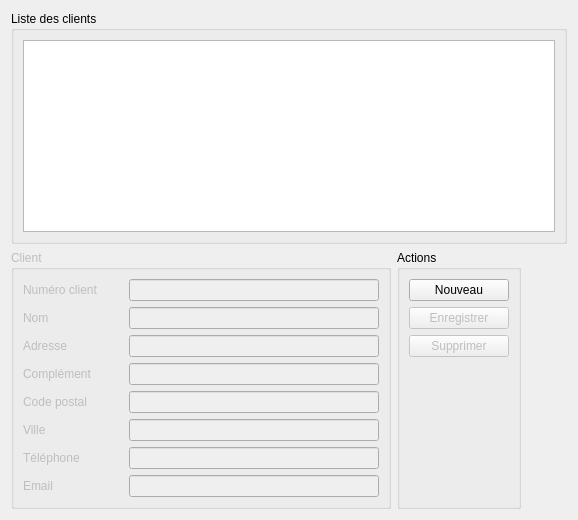
      <widget class="QWidget" name="tClient">
       <attribute name="title">
        <string>Clients</string>
       </attribute>
       <layout class="QGridLayout" name="gridLayout_4">
        <item row="0" column="0" colspan="3">
         <widget class="QGroupBox" name="clGroupBox">
          <property name="title">
           <string>Liste des clients</string>
          </property>
          <layout class="QGridLayout" name="gridLayout_5">
           <item row="0" column="0">
            <widget class="QTableView" name="cList">
             <property name="autoScrollMargin">
              <number>10</number>
             </property>
             <property name="editTriggers">
              <set>QAbstractItemView::DoubleClicked</set>
             </property>
             <property name="alternatingRowColors">
              <bool>true</bool>
             </property>
             <property name="selectionMode">
              <enum>QAbstractItemView::SingleSelection</enum>
             </property>
             <property name="horizontalScrollMode">
              <enum>QAbstractItemView::ScrollPerPixel</enum>
             </property>
             <property name="sortingEnabled">
              <bool>true</bool>
             </property>
             <attribute name="horizontalHeaderCascadingSectionResizes">
              <bool>false</bool>
             </attribute>
             <attribute name="verticalHeaderVisible">
              <bool>false</bool>
             </attribute>
            </widget>
           </item>
          </layout>
         </widget>
        </item>
        <item row="1" column="0">
         <widget class="QGroupBox" name="cGroupBox">
          <property name="enabled">
           <bool>false</bool>
          </property>
          <property name="minimumSize">
           <size>
            <width>0</width>
            <height>0</height>
           </size>
          </property>
          <property name="maximumSize">
           <size>
            <width>1000</width>
            <height>1000</height>
           </size>
          </property>
          <property name="title">
           <string>Client</string>
          </property>
          <layout class="QFormLayout" name="formLayout_2">
           <property name="fieldGrowthPolicy">
            <enum>QFormLayout::AllNonFixedFieldsGrow</enum>
           </property>
           <item row="3" column="0">
            <widget class="QLabel" name="label_13">
             <property name="text">
              <string>Adresse</string>
             </property>
            </widget>
           </item>
           <item row="4" column="0">
            <widget class="QLabel" name="label_12">
             <property name="text">
              <string>Complément</string>
             </property>
            </widget>
           </item>
           <item row="4" column="1">
            <widget class="QLineEdit" name="cAdress2">
             <property name="minimumSize">
              <size>
               <width>250</width>
               <height>0</height>
              </size>
             </property>
             <property name="maximumSize">
              <size>
               <width>250</width>
               <height>16777215</height>
              </size>
             </property>
            </widget>
           </item>
           <item row="5" column="0">
            <widget class="QLabel" name="label_19">
             <property name="text">
              <string>Code postal</string>
             </property>
            </widget>
           </item>
           <item row="5" column="1">
            <widget class="QLineEdit" name="cZip">
             <property name="minimumSize">
              <size>
               <width>250</width>
               <height>0</height>
              </size>
             </property>
             <property name="maximumSize">
              <size>
               <width>250</width>
               <height>16777215</height>
              </size>
             </property>
            </widget>
           </item>
           <item row="6" column="0">
            <widget class="QLabel" name="label_20">
             <property name="text">
              <string>Ville</string>
             </property>
            </widget>
           </item>
           <item row="6" column="1">
            <widget class="QLineEdit" name="cCity">
             <property name="minimumSize">
              <size>
               <width>250</width>
               <height>0</height>
              </size>
             </property>
             <property name="maximumSize">
              <size>
               <width>250</width>
               <height>16777215</height>
              </size>
             </property>
            </widget>
           </item>
           <item row="7" column="0">
            <widget class="QLabel" name="label_21">
             <property name="text">
              <string>Téléphone</string>
             </property>
            </widget>
           </item>
           <item row="7" column="1">
            <widget class="QLineEdit" name="cPhone">
             <property name="minimumSize">
              <size>
               <width>250</width>
               <height>0</height>
              </size>
             </property>
             <property name="maximumSize">
              <size>
               <width>250</width>
               <height>16777215</height>
              </size>
             </property>
            </widget>
           </item>
           <item row="8" column="0">
            <widget class="QLabel" name="label_22">
             <property name="text">
              <string>Email</string>
             </property>
            </widget>
           </item>
           <item row="8" column="1">
            <widget class="QLineEdit" name="cMail">
             <property name="minimumSize">
              <size>
               <width>250</width>
               <height>0</height>
              </size>
             </property>
             <property name="maximumSize">
              <size>
               <width>250</width>
               <height>16777215</height>
              </size>
             </property>
            </widget>
           </item>
           <item row="3" column="1">
            <widget class="QLineEdit" name="cAdress">
             <property name="minimumSize">
              <size>
               <width>250</width>
               <height>0</height>
              </size>
             </property>
             <property name="maximumSize">
              <size>
               <width>250</width>
               <height>16777215</height>
              </size>
             </property>
            </widget>
           </item>
           <item row="2" column="1">
            <widget class="QLineEdit" name="cName">
             <property name="minimumSize">
              <size>
               <width>250</width>
               <height>0</height>
              </size>
             </property>
             <property name="maximumSize">
              <size>
               <width>250</width>
               <height>16777215</height>
              </size>
             </property>
            </widget>
           </item>
           <item row="2" column="0">
            <widget class="QLabel" name="label_11">
             <property name="text">
              <string>Nom</string>
             </property>
            </widget>
           </item>
           <item row="1" column="1">
            <widget class="QLineEdit" name="cId">
             <property name="enabled">
              <bool>false</bool>
             </property>
             <property name="minimumSize">
              <size>
               <width>250</width>
               <height>0</height>
              </size>
             </property>
             <property name="maximumSize">
              <size>
               <width>250</width>
               <height>16777215</height>
              </size>
             </property>
            </widget>
           </item>
           <item row="1" column="0">
            <widget class="QLabel" name="label_10">
             <property name="minimumSize">
              <size>
               <width>100</width>
               <height>0</height>
              </size>
             </property>
             <property name="text">
              <string>Numéro client</string>
             </property>
            </widget>
           </item>
          </layout>
         </widget>
        </item>
        <item row="1" column="1">
         <widget class="QGroupBox" name="actGroupBox">
          <property name="minimumSize">
           <size>
            <width>0</width>
            <height>0</height>
           </size>
          </property>
          <property name="maximumSize">
           <size>
            <width>150</width>
            <height>300</height>
           </size>
          </property>
          <property name="title">
           <string>Actions</string>
          </property>
          <layout class="QFormLayout" name="formLayout_5">
           <property name="fieldGrowthPolicy">
            <enum>QFormLayout::AllNonFixedFieldsGrow</enum>
           </property>
           <item row="0" column="0" colspan="2">
            <widget class="QPushButton" name="cNew">
             <property name="minimumSize">
              <size>
               <width>100</width>
               <height>0</height>
              </size>
             </property>
             <property name="maximumSize">
              <size>
               <width>100</width>
               <height>16777215</height>
              </size>
             </property>
             <property name="text">
              <string>Nouveau</string>
             </property>
            </widget>
           </item>
           <item row="1" column="0" colspan="2">
            <widget class="QPushButton" name="cSave">
             <property name="enabled">
              <bool>false</bool>
             </property>
             <property name="minimumSize">
              <size>
               <width>100</width>
               <height>0</height>
              </size>
             </property>
             <property name="maximumSize">
              <size>
               <width>100</width>
               <height>16777215</height>
              </size>
             </property>
             <property name="text">
              <string>Enregistrer</string>
             </property>
            </widget>
           </item>
           <item row="2" column="0" colspan="2">
            <widget class="QPushButton" name="cDel">
             <property name="enabled">
              <bool>false</bool>
             </property>
             <property name="minimumSize">
              <size>
               <width>100</width>
               <height>0</height>
              </size>
             </property>
             <property name="maximumSize">
              <size>
               <width>100</width>
               <height>16777215</height>
              </size>
             </property>
             <property name="text">
              <string>Supprimer</string>
             </property>
            </widget>
           </item>
          </layout>
         </widget>
        </item>
        <item row="1" column="2">
         <spacer name="horizontalSpacer_3">
          <property name="orientation">
           <enum>Qt::Horizontal</enum>
          </property>
          <property name="sizeHint" stdset="0">
           <size>
            <width>40</width>
            <height>20</height>
           </size>
          </property>
         </spacer>
        </item>
       </layout>
      </widget>
